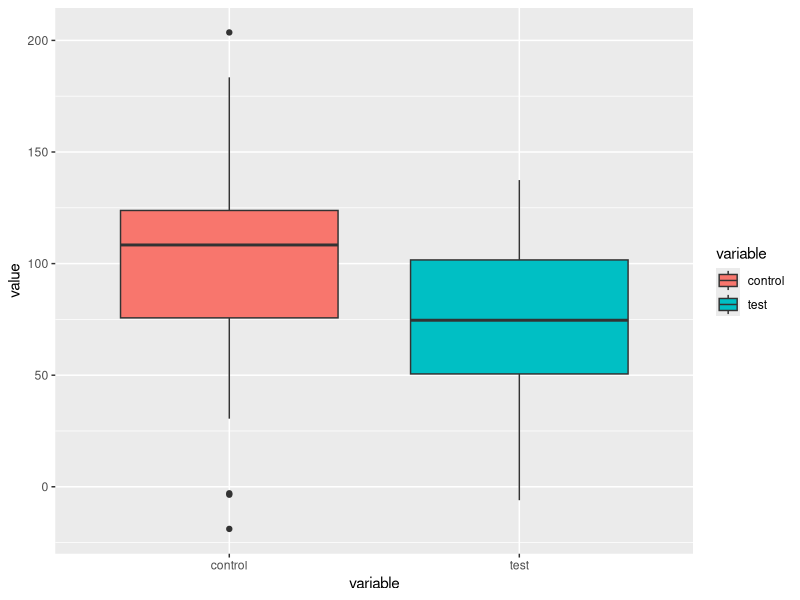
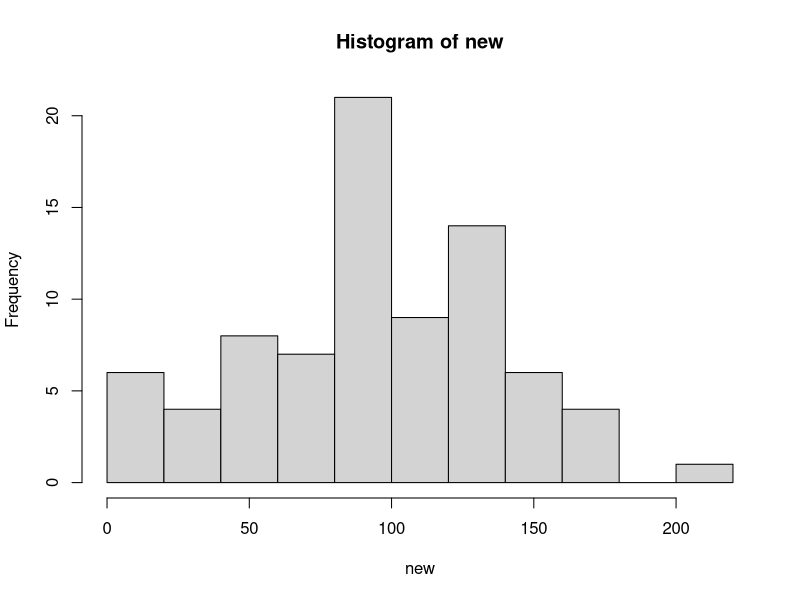

Reproduce these figures in R, in order. (Note: this script raises an error after producing the figures.)
## ---- chunk 1
# library
library(reshape2)
library(ggplot2)
#Plreliminary Calls
u <- 100
v <- 80
w <- 40
x <- 40
y <- 43
z <- 38
#Function to Create Data
dataCreated<- function(mean1=u,mean2=v,n1=w,n2=x,sd1=y,sd2=z){
  mydf <- data.frame(control=rnorm(mean = mean1, n=n1, sd=sd1), test=rnorm(mean=mean2, n=n2, sd=sd2))
  return(mydf)
}
myDF <-dataCreated(mean1=u)
head(myDF)
#Funciton for ANOVA
myDF2 <- melt(myDF)
ANOVA <- function(data=myDF2){
  myANOVA <- aov(value~variable, data=data)
  summary(myANOVA)
}
ANOVA(data=myDF2)
ANOVA()
myANOVA <- aov(value~variable, data=myDF2)
summary(myANOVA)
#Function for Box Plot
ANOVAPlot <- function(data=myDF2){
  ggplot(data=data,aes(x=variable, y=value, fill=variable)) + geom_boxplot()
}
ANOVAPlot()





# 2 # Modify new output grpah
tester <- myDF2 
new <- ifelse(tester > 0.05, rnorm(n=w:x, mean=u:v, sd=y:z),0)
hist(new)

# 3 for loop
myDat<-rnorm<-function(mean1=u,mean2=v,n1=w,n2=x,sd1=y,sd2=z){
  mydf <- data.frame(control=rnorm(mean = mean1, n=n1, sd=sd1), test=rnorm(mean=mean2, n=n2, sd=sd2))
  return(mydf)
  digits=2
}
a=1:10
for (i in 10){
  cat("loop number =",i,"vector element = ", myDat[i],"\n")
}
